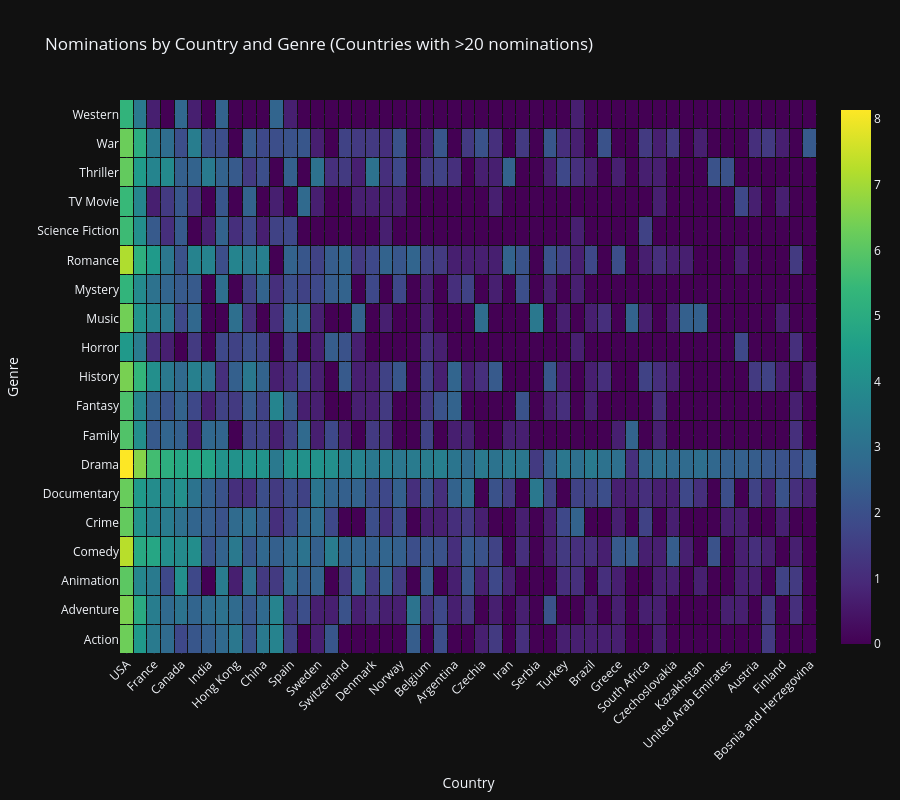

Notebook source saved alongside this figure:
### Markdown cell above
### Chart

### Code cell
import plotly.graph_objects as go

# Data preparation
data_color = log_data.T       # Data for COLORS (Log scale)
data_real = heatmap_filtered.T # Data for HOVER (Real numbers)

# --- FAIL-SAFE HOVER TEXT GENERATION ---
# We build the hover text manually in Python.
# This ensures exactly the right text appears for every cell, avoiding Plotly mapping errors.
hover_text_matrix = []
for genre in data_real.index:
    row = []
    for country in data_real.columns:
        val = data_real.loc[genre, country]
        # Create the HTML string for this specific cell
        txt = f"<b>{genre}</b><br>{country}<br>Nominations: {val}"
        row.append(txt)
    hover_text_matrix.append(row)
# ---------------------------------------

# Create the Heatmap
fig = go.Figure(data=go.Heatmap(
    z=data_color.values,       # Colors based on log scale
    x=data_color.columns,      # X-axis: Countries
    y=data_color.index,        # Y-axis: Genres

    # Pass the pre-formatted text matrix we created above
    hovertext=hover_text_matrix,

    # Simply tell Plotly to use that text
    hovertemplate="%{hovertext}<extra></extra>",

    colorscale='Viridis',
    xgap=1,
    ygap=1,
))

# Layout Settings
fig.update_layout(
    title="Nominations by Country and Genre (Countries with >20 nominations)",
    xaxis_title="Country",
    yaxis_title="Genre",
    template="plotly_dark",
    height=800,
    xaxis=dict(tickangle=-45)
)

fig.show()

### Figure 1 — Plotly figure (JSON) as saved in the notebook; plotly's stock layout.template omitted (floating-point values rounded to 4 significant figures; data arrays with more than 128 entries replaced by an {"elided": "..."} marker saying what was removed)
{"data": [{"colorscale": [[0.0, "#440154"], [0.1111, "#482878"], [0.2222, "#3e4989"], [0.3333, "#31688e"], [0.4444, "#26828e"], [0.5556, "#1f9e89"], [0.6667, "#35b779"], [0.7778, "#6ece58"], [0.8889, "#b5de2b"], [1.0, "#fde725"]], "hovertemplate": "%{hovertext}<extra></extra>", "hovertext": {"elided": "19x51 str values"}, "x": ["USA", "UK", "France", "Germany", "Canada", "Italy", "India", "Australia", "Hong Kong", "Japan", "China", "New Zealand", "Spain", "USSR", "Sweden", "South Korea", "Switzerland", "Russian Federation", "Denmark", "Ireland", "Norway", "Taiwan", "Belgium", "Mexico", "Argentina", "Netherlands", "Czechia", "Poland", "Iran", "Philippines", "Serbia", "Romania", "Turkey", "Israel", "Brazil", "Yugoslavia", "Greece", "Kuwait", "South Africa", "Hungary", "Czechoslovakia", "Ukraine", "Kazakhstan", "Egypt", "United Arab Emirates", "Iceland", "Austria", "Morocco", "Finland", "Luxembourg", "Bosnia and Herzegovina"], "xgap": 1, "y": ["Action", "Adventure", "Animation", "Comedy", "Crime", "Documentary", "Drama", "Family", "Fantasy", "History", "Horror", "Music", "Mystery", "Romance", "Science Fiction", "TV Movie", "Thriller", "War", "Western"], "ygap": 1, "z": {"elided": "19x51 float values"}, "type": "heatmap"}], "layout": {"xaxis": {"title": {"text": "Country"}, "tickangle": -45}, "title": {"text": "Nominations by Country and Genre (Countries with >20 nominations)"}, "yaxis": {"title": {"text": "Genre"}}, "height": 800}}
